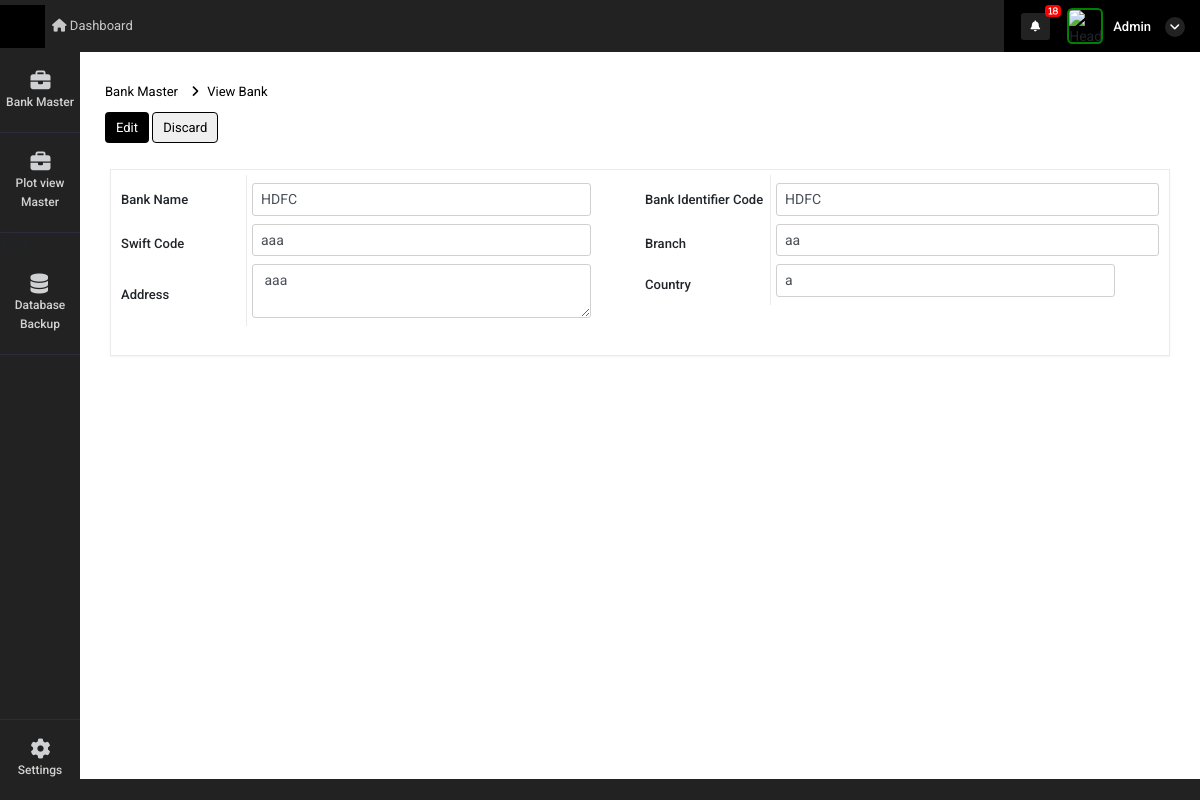
/bank_detail_edit?id=2 (signed in), run on the app's committed database.
### super_admin/models.py (models this page shows)
class Bank_details(models.Model):
    bank_name = models.CharField(max_length=255,null=True)
    bank_identifier_code = models.CharField(max_length=255,null=True)
    branch = models.CharField(max_length=255,null=True)
    swift_code = models.CharField(max_length=255,null=True)
    address = models.CharField(max_length=500,null=True)
    country = models.CharField(max_length=255,null=True)
    status = models.CharField(max_length=255,null=True)
    dt = models.DateField(auto_now_add=True)
    tm = models.TimeField(auto_now_add=True)

### super_admin/views.py (the view)
# urls.py: path('bank_detail_edit',views.bank_detail_edit,name='bank_detail_edit'),
def bank_detail_edit(request):
    id = request.GET.get("id",False)
    data = Bank_details.objects.get(id=id)
    context = {
        'data':data,
        'bank_nav':1
    }
    return render(request,'super_admin/bank_detail_edit.html',context)

### super_admin/templatetags/notification.py (called while the page is built, shortened)
@register.filter(name='get_notifications')
def get_notifications(value,args):
    user_dat = User.objects.get(id=value.id)
    st = user_dat.is_superuser
    data_count = ''
    if st == True:
        data_count = user_request_plot.objects.filter(read_status=0).count()
    return data_count

@register.filter(name='get_loginUsernameImage')
def get_loginUsernameImage(value,args):
    user_dat = User.objects.get(id=value.id)
    st = user_dat.is_superuser
    image_url = ''
    if st == True:
        image_url = 'http://10.10.10.119:8000/static/adminicon.jpg'
    else:
        user_data = user_Details.objects.get(auth_user=value.id)
        if user_data.atatchment == '':
            image_url = 'http://10.10.10.119:8000/static/adminicon.jpg'
        else:
            image_url ='../media/'+str(user_data.atatchment)
    return image_url

### super_admin/templates/super_admin/bank_detail_edit.html (shortened to what this page needs)
{% extends "super_admin/base.html" %}
{% load static %}
{% block content %}
<link rel="stylesheet"
    href="https://cdnjs.cloudflare.com/ajax/libs/bootstrap-select/1.14.0-beta2/css/bootstrap-select.min.css">
<div class="container-fluid mt-4">
    <div class="row view">
        <div class="col-12 px-0">
            <div class="page-title-box d-sm-flex align-items-center justify-content-between">
                <div class="page-title-left">
                    <ol class="breadcrumb m-0">
                        <li class="breadcrumb-item"><a href="bank_master">Bank Master</a>
                        </li>
                        <li class="breadcrumb-item active"><a href="javascript: void(0);">View Bank</a></li>
                    </ol>
                    <div class="margn">
                        <a><button type="button" style="padding: 5px 10px !important;"
                                class="btn btn-prim pay view_button">
                                Edit
                            </button></a>
                        <a href="bank_master"><button style="padding: 5px 10px !important;" type="button"
                                class="btn btn-pri pay discard-payroll"> Discard
                            </button></a>
                    </div>
                </div>
            </div>
        </div>
    </div>
    <div class="row pay-main view">
        <div class="col-lg-12 px-0">
            <div class="card noti-card" id="orderList">
                <div class="card-body bb-0 pt-0 p-0">
                    <div>
                        <div class="payslip mb-5">
                            <div class="row pay-main mb-4">
                                <div class="col-md-6 cust-details p-0">
                                    <div class="row">
                                        <div class="col-md-3 br-right d-flex align-items-center">
                                            <h6>Bank Name</h6>
                                        </div>
                                        <div class="col-md-8 d-flex align-items-center">
                                            <div class="form-group  required_item w-100">
                                                <input name="bank_name" required type="text" class="form-control mt-2"
                                                    value="{{data.bank_name}}" disabled>
                                            </div>
                                        </div>
                                    </div>
                                    <div class="row">
                                        <div class="col-md-3 br-right d-flex align-items-center">
                                            <h6>Swift Code</h6>
                                        </div>
                                        <div class="col-md-8 d-flex align-items-center">
                                            <div class="form-group  required_item w-100">
                                                <input name="swift_code" required type="text"
                                                    value="{{data.swift_code}}" class="form-control" id="basiInput" disabled>
                                            </div>
                                        </div>
                                    </div>
                                    <div class="row">
                                        <div class="col-md-3 br-right d-flex align-items-center">
                                            <h6>Address</h6>
                                        </div>
                                        <div class="col-md-8 d-flex align-items-center">
                                            <div class="form-group  required_item w-100">
                                                <div class="">
                                                    <textarea class="form-control" name="address"
                                                         disabled> {{data.address}}</textarea>
                                                </div>
                                            </div>
                                        </div>
                                    </div>
                                </div>
                                <div class="col-md-6 cust-details p-0">
                                    <div class="row">
                                        <div class="col-md-3 br-right d-flex align-items-center">
                                            <h6>Bank Identifier Code</h6>
                                        </div>
                                        <div class="col-md-9 d-flex align-items-center">
                                            <div class="form-group  required_item w-100">
                                                <input name="bank_identifier_code" value="{{data.bank_identifier_code}}"
                                                disabled type="text" class="form-control mt-2" id="basiInput">
                                            </div>
                                        </div>
                                    </div>
                                    <div class="row">
                                        <div class="col-md-3 br-right d-flex align-items-center">
                                            <h6>Branch</h6>
                                        </div>
                                        <div class="col-md-9 d-flex align-items-center">
                                            <div class="form-group  required_item w-100">
                                                <input name="branch" type="text" value="{{data.branch}}"
                                                    class="form-control" id="basiInput" disabled>
                                            </div>
                                        </div>
                                    </div>
                                    <div class="row">
                                        <div class="col-md-3 br-right d-flex align-items-center">
                                            <h6>Country</h6>
                                        </div>
                                        <div class="col-md-8 d-flex align-items-center">
                                            <div class="form-group  required_item w-100">
                                                <div class="">
                                                    <input type="text" name="country" value="{{data.country}}"
                                                        class="form-control" id="" disabled>
                                                </div>
                                            </div>
                                        </div>
                                    </div>
                                </div>
                            </div>
                        </div>
                    </div>
                </div>
            </div>
        </div>
    </div>
</div>
</div>
{% endblock %}

### super_admin/templates/super_admin/base.html (shortened to what this page needs)
<!doctype html>
<html lang="en">
    {% load static %}
    {% load notification %}
<head>
    <link rel="stylesheet" href="{% static 'admin/css/morris.css' %}">
    <link href="{% static 'admin/css/bootstrap.min.css' %}" rel="stylesheet" type="text/css" />
    <link href="{% static 'admin/css/icons.css' %}" rel="stylesheet" type="text/css" />
    <link href="{% static 'admin/css/style.css' %}" rel="stylesheet" type="text/css" />
</head>
<body class="">
    <div id="wrapper">
        <div class="left side-menu">
            <div class="slimscroll-menu" id="remove-scroll">
                <div id="sidebar-menu" class="sidaber_menu">
                    <ul class="" id="side-menu">
                        {% if bank_nav == 1 %}
<li>    <a href="bank_master" class="splnav"> <i class="fas fa-briefcase"></i>        <p>Bank Master</p>    </a></li>
<li>    <a href="plot_view_master" class="splnav"> <i class="fas fa-briefcase"></i>        <p>Plot view Master</p>    </a></li>
{% if request.user.is_superuser == True %}
<li>    <a href="data_base_backup" class="splnav"> <i class="fas fa-database"></i>        <p>Database Backup</p>    </a></li>
{% endif %}
                        {% endif %}
                        <li class="bootm_toggle_settings_button ">
                            <a class="splnav bdr_btmnone_nav" href="profile"> <i class="fa fa-cog"></i>
                                <p>Settings</p>
                            </a>
                        </li>
                    </ul>
                </div>
            </div>
        </div>
        <div class="content-page">
            <div class="topbar">
                <div class="navbar-header">
                    <div class="d-flex">
                        <div class="binance">
                        </div>
                    </div>
                    <ul class="navbar-nav1 bg-2 col">
                        <li class="nav-item d-none d-sm-inline-block">
                            <a href="home" class="nav-link"><i class="fa fa-home"></i> Dashboard</a>
                        </li>
                    </ul>
                    <div class="d-flex align-items-center icns">
                        <div class="dropdown topbar-head-dropdown ms-1 header-item">
                            <a href="view_all_activity">
                                <i class="fas fa-bell fs-icn">
                                    <span
                                        class="position-absolute topbar-badge fs-9 translate-middle badge11 rounded-pill bg-red">{{ request.user|get_notifications:"sss" }}</span></i>
                                    </a>
                        </div>
                        <div class="dropdown header-item topbar-user king button-drpdown">
                            <span class="d-flex align-items-center drpdown-toggle">
                                <img class="header-profile-user" src="{{ request.user|get_loginUsernameImage:"sss" }}" alt="Header Avatar">
                                <span class="text-start ms-xl-2">
                                    <span class="d-none d-xl-inline-block ms-1 fw-medium user-name-text">  {{request.user.username|title}}</span>
                                    <i class="pro-icn fa fa-angle-down"></i>
                                </span>
                            </span>
                        </div>
                    </div>
                </div>
            </div>
            <div class="content">
                {% block content %}
                {% endblock %}
            </div>
            <footer class="footer">
                <div class="container-fluid">
                    <div class="row">
                        <div class="col-sm-6">
                        </div>
                        <div class="col-sm-6">
                        </div>
                    </div>
                </div>
            </footer>
        </div>
</body>
</html>

### super_admin/templates/super_admin/base.html (style rules this page uses)
.badge11 { display: inline-block; padding: .25em .4em; font-size: 75%; font-weight: 700; line-height: 1; text-align: center; white-space: nowrap; vertical-align: baseline; border-radius: .25rem }

### data on the page
Bank_details: bank_name "HDFC", swift_code "aaa", address "aaa", bank_identifier_code "HDFC", branch "aa", country "a"

### other printed values
{{ request.user|get_notifications:"sss" }} "18"
{{ request.user.username|title }} "Admin"
